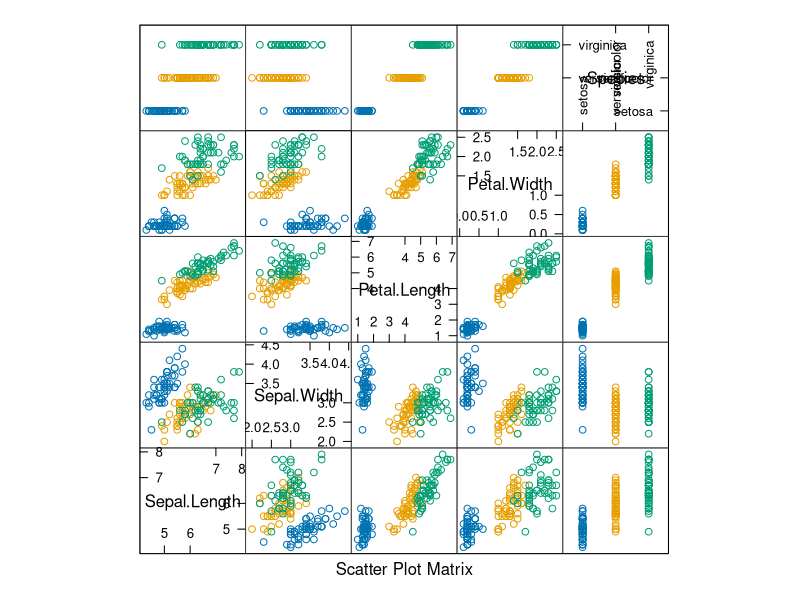

The R source for this figure: (Note: this script raises an error after producing the figure.)
## ---- chunk 1
library(lattice)
library(latticeExtra)
library(corrplot)
library(MASS)
library(e1071)
library(nnet)
library(boot)
library(stats)
library(mvtnorm)
## ---- chunk 2
make.data <- function(data, groups, model, size = nrow(data), groups.name = "Species") {
  ind <- sample(seq_along(levels(groups)), size = size, replace = TRUE)
  res <- data.frame(name = factor(levels(groups)[ind], levels = levels(groups)))
  names(res) <- groups.name
  mx <- model$means[ind,]
  mx <- mx + rmvnorm(nrow(mx), sigma = model$cov)
  colnames(mx) <- colnames(model$cov)
  res <- cbind(res, as.data.frame(mx))
  rownames(res) <- NULL
  res
}
## ---- chunk 3
model <- (function(data, groups) {
  data  <- as.matrix(data)
  means <- aggregate(data, list(groups = groups), mean)
  data  <- data - as.matrix(means[match(groups, means$groups), -1])
  list(cov = cov(data), means = means[,-1, drop = FALSE])
})(subset(iris, select = -Species), iris$Species)

## ---- chunk 4
res <- make.data(iris, iris$Species, model)
splom(iris, groups = iris$Species)
splom(res, groups = res$Species)
## ---- chunk 5
my.qda <- function(x, data, ...) {
  out <- qda(x, data, ...)
  out$data <- data
  out
}

my.boot.statistic <- function(data)
    tune(my.qda, Species ~ ., data=data, predict.func=function(...) predict(...)$class, tunecontrol=tune.control(sampling="fix", fix=1/2))$best.performance

b <- boot(iris,
          my.boot.statistic,
          R=999, 
          sim="parametric",
          ran.gen=function(data, mle, ..., size=300){make.data(data, mle$groups, mle$model, ...)}, 
          mle=list(groups=iris$Species,model=model)
)

print(b)
plot(b)
boot.ci(b, type = "perc")
